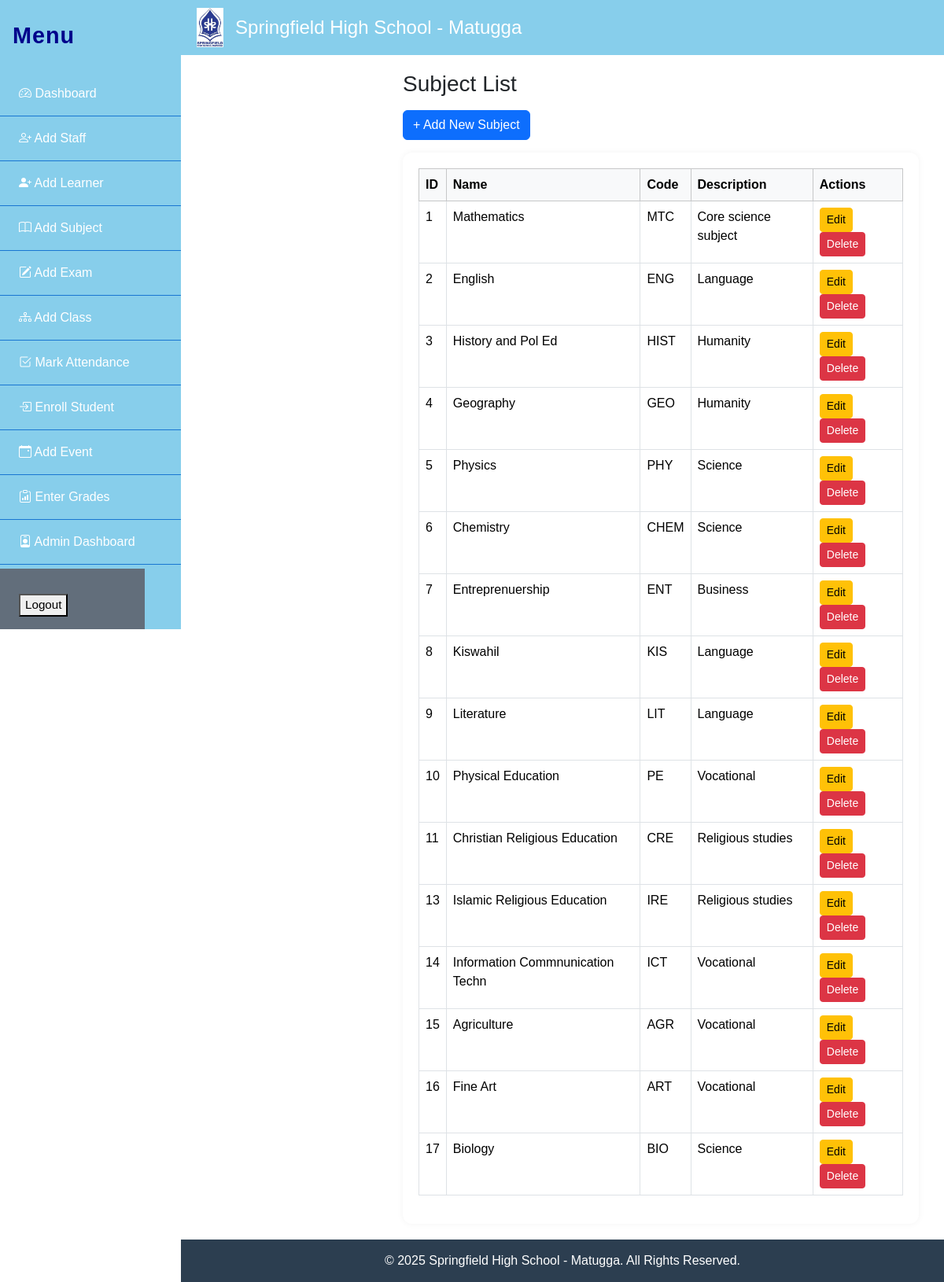
Page /subjects/subjectlist.php on the committed database.
### tables this page shows
CREATE TABLE `subjects` (
  `subject_id` int(11) NOT NULL,
  `name` varchar(100) DEFAULT NULL,
  `code` varchar(20) DEFAULT NULL,
  `description` text DEFAULT NULL
);

### subjects/subjectlist.php (the view, shortened to what this page needs)
<?php
require_once('../db.php');
$result = $conn->query("SELECT * FROM subjects ORDER BY subject_id ASC");
?>
<!DOCTYPE html>
<html lang="en">
<head>
    <link rel="stylesheet" href="https://cdn.jsdelivr.net/npm/bootstrap@5.3.2/dist/css/bootstrap.min.css">
</head>
<body>
<?php include '../header.php'; ?>
<?php include '../includes/sidebar.php'; ?>
<div class="content-wrapper">
    <div class="container-fluid">
        <h3 class="mb-3">Subject List</h3>
        <a href="addsubject.php" class="btn btn-primary mb-3">+ Add New Subject</a>
        <div class="card-style">
            <table class="table table-bordered table-hover">
                <thead class="table-light">
                    <tr>
                        <th>ID</th>
                        <th>Name</th>
                        <th>Code</th>
                        <th>Description</th>
                        <th>Actions</th>
                    </tr>
                </thead>
                <tbody>
                    <?php while($row = $result->fetch_assoc()): ?>
                    <tr>
                        <td><?= $row['subject_id'] ?></td>
                        <td><?= htmlspecialchars($row['name']) ?></td>
                        <td><?= htmlspecialchars($row['code']) ?></td>
                        <td><?= htmlspecialchars($row['description']) ?></td>
                        <td>
                            <a href="addsubject.php?id=<?= $row['subject_id'] ?>" class="btn btn-sm btn-warning">Edit</a>
                            <a href="subjectlist.php?delete=<?= $row['subject_id'] ?>" class="btn btn-sm btn-danger" onclick="return confirm('Delete this subject?');">Delete</a>
                        </td>
                    </tr>
                    <?php endwhile; ?>
                </tbody>
            </table>
        </div>
    </div>
</div>
<?php include '../footer.php'; ?>
</body>
</html>

### header.php (shortened to what this page needs)
<!DOCTYPE html>
<html lang="en">
<head>
</head>
<body>
    <header>
        <div class="logo">
            <img src="log.png" alt="School Logo">
            <h1>Springfield High School - Matugga</h1>
        </div>
    </header>

### includes/sidebar.php (shortened to what this page needs)
<nav id="sidebarMenu">
    <div class="sidebar-header">
        <span>Menu</span>
    </div>
    <ul>
        <li><a href="/school_management/dashboard.php"><i class="bi bi-speedometer2"></i> Dashboard</a></li>
        <li><a href="/school_management/staff/addstaff.php"><i class="bi bi-person-plus"></i> Add Staff</a></li>
        <li><a href="/school_management/students/addlearner.php"><i class="bi bi-person-plus-fill"></i> Add Learner</a></li>
        <li><a href="/school_management/subjects/addsubject.php"><i class="bi bi-book"></i> Add Subject</a></li>
        <li><a href="/school_management/exams/addexam.php"><i class="bi bi-pencil-square"></i> Add Exam</a></li>
        <li><a href="/school_management/class/addclass.php"><i class="bi bi-diagram-3"></i> Add Class</a></li>
        <li><a href="/school_management/attendance/markattendance.php"><i class="bi bi-check2-square"></i> Mark Attendance</a></li>
        <li><a href="/school_management/enrollment/enrollstudent.php"><i class="bi bi-box-arrow-in-right"></i> Enroll Student</a></li>
        <li><a href="/school_management/events/addevent.php"><i class="bi bi-calendar-event"></i> Add Event</a></li>
        <li><a href="/school_management/grades/entergrades.php"><i class="bi bi-clipboard-data"></i> Enter Grades</a></li>
        <li><a href="/school_management/dashboard.php"><i class="bi bi-person-badge"></i> Admin Dashboard</a></li>
    </ul>
    <div class="sidebar-footer">
        <div>
            <button><a href="logout.php"></a>Logout</button>
        </div>
    </div>
</nav>
<link rel="stylesheet" href="https://cdn.jsdelivr.net/npm/bootstrap-icons@1.10.5/font/bootstrap-icons.css">

### footer.php (shortened to what this page needs)
    <footer>
        <div class="footer-content">
            &copy; <?= date("Y") ?> Springfield High School - Matugga. All Rights Reserved.
        </div>
    </footer>
</body>
</html>

### subjects/subjectlist.php (style rules this page uses)
.content-wrapper { margin-left: 250px; padding: 20px; }
.card-style { background-color: #fff; padding: 20px; border-radius: 12px; box-shadow: 0 0 8px rgba(0, 0, 0, 0.05); }

### header.php (style rules this page uses)
body { margin: 0; font-family: Arial, sans-serif; }
header { background-color: #87CEEB; color: white; display: flex; align-items: center; justify-content: space-between; padding: 10px 20px; flex-wrap: wrap; }
header .logo { display: flex; align-items: center; }
header .logo img { height: 50px; margin-right: 15px; }
header h1 { font-size: 1.5em; margin: 0; white-space: nowrap; }

### includes/sidebar.php (style rules this page uses)
#sidebarMenu { min-height: 100vh; background: #87CEEB; color: #fff; position: fixed; left: 0; top: 0; width: 230px; z-index: 1000; transition: left 0.3s; }
#sidebarMenu .sidebar-header { padding: 1.5rem 1rem; font-size: 1.8rem; background: #87CEEB; text-align: left; font-weight: bold; letter-spacing: 1px; color:darkblue; }
#sidebarMenu ul { list-style: none; padding: 0; margin: 0; }
#sidebarMenu ul li { border-bottom: 1px solid #1976d2; }
#sidebarMenu ul li a { display: block; color: #fff; padding: 1rem 1.5rem; text-decoration: none; transition: background 0.2s; }
#sidebarMenu .sidebar-footer { position: absolute; bottom: 0; left: 0; width: 80%; background: #626e7bff; padding: 1rem 1.5rem; font-size: 0.95rem; color: #f7f8f9ff; }
body.with-sidebar { margin-left: 230px; transition: margin-left 0.3s; }

### footer.php (style rules this page uses)
footer { background-color: #2c3e50; color: white; text-align: center; padding: 15px 10px; position: relative; bottom: 0; width: 100%; }

### rows in the picture
subjects: subject_id "1", name "Mathematics", code "MTC", description "Core science subject"
subjects: subject_id "2", name "English", code "ENG", description "Language"
subjects: subject_id "3", name "History and Pol Ed", code "HIST", description "Humanity"
subjects: subject_id "4", name "Geography", code "GEO", description "Humanity"
subjects: subject_id "5", name "Physics", code "PHY", description "Science"
subjects: subject_id "6", name "Chemistry", code "CHEM", description "Science"
subjects: subject_id "7", name "Entreprenuership", code "ENT", description "Business"
subjects: subject_id "8", name "Kiswahil", code "KIS", description "Language"
subjects: subject_id "9", name "Literature", code "LIT", description "Language"
subjects: subject_id "10", name "Physical Education", code "PE", description "Vocational"
subjects: subject_id "11", name "Christian Religious Education", code "CRE", description "Religious studies"
subjects: subject_id "13", name "Islamic Religious Education", code "IRE", description "Religious studies"
subjects: subject_id "14", name "Information Commnunication Techn", code "ICT", description "Vocational"
subjects: subject_id "15", name "Agriculture", code "AGR", description "Vocational"
subjects: subject_id "16", name "Fine Art", code "ART", description "Vocational"
subjects: subject_id "17", name "Biology", code "BIO", description "Science"
